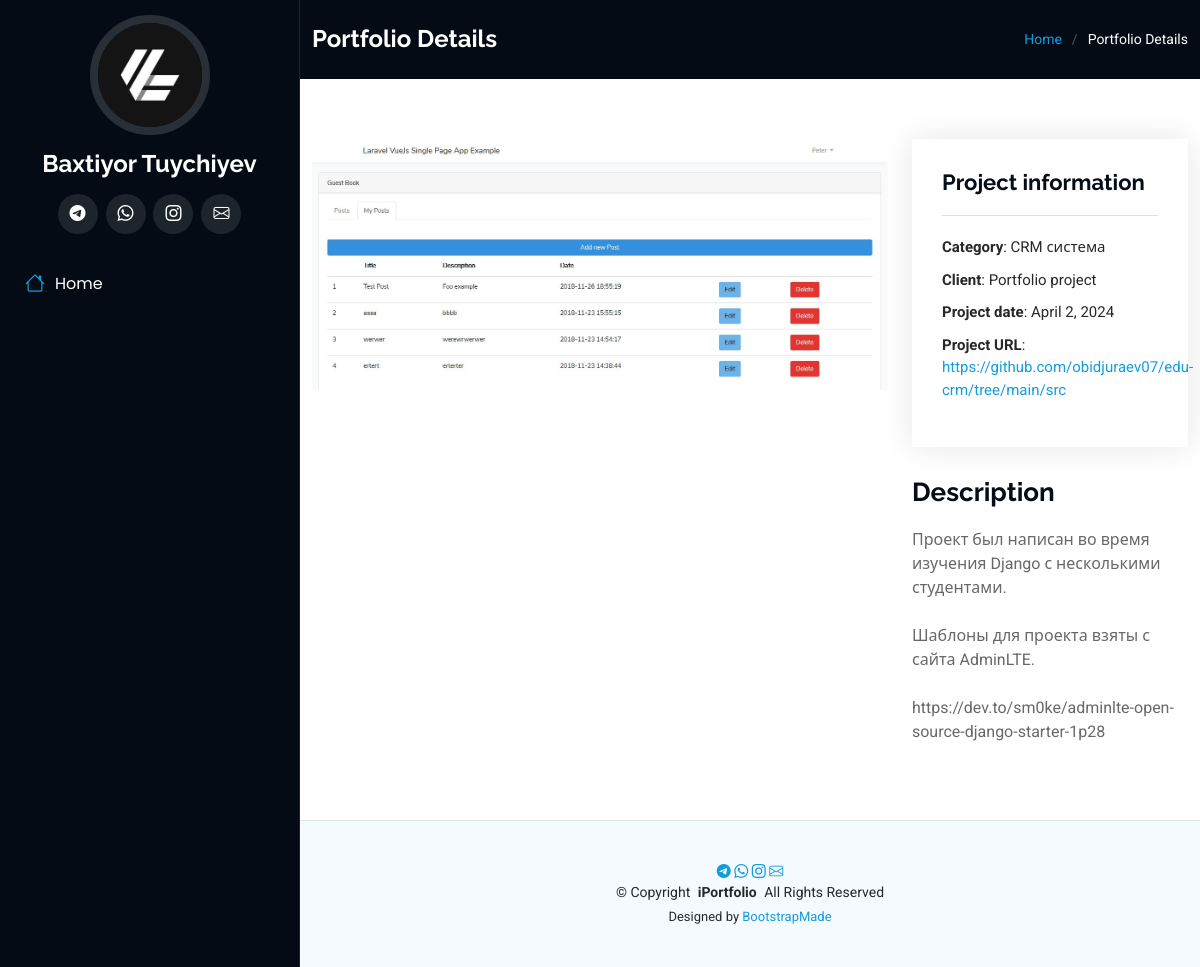
/portfolio-detail/9/, run on the app's committed database.
### main/models.py (models this page shows, shortened)
class Projects(models.Model):
    name = models.CharField(max_length=50, blank=False, null=False)
    category = models.CharField(max_length=30, blank=False, null=False)
    description = models.TextField(null=True, blank=True)
    client = models.CharField(max_length=50, default='Portfolio project')
    project_date = models.DateField(blank=True, null=True)
    project_url = models.URLField(blank=False, null=False)
    image_title = models.ImageField(upload_to='portfolio/', default='portfolio/default_project_img.png')
    image_main = models.ImageField(upload_to='portfolio/', default='portfolio/default_project_img.png')
    created_date = models.DateField(auto_now_add=True, null=True, blank=True)
    view_portfolio_numbers = models.IntegerField(null=True, blank=True)

### main/views.py (the view)
# urls.py: path('portfolio-detail/<str:pk>/', views.portfolio_detail, name='portfolio-detail')
def portfolio_detail(request, pk):
    project = get_object_or_404(Projects, id=pk)
    context = {
        'project': project
    }
    return render(request, 'main/portfolio-details.html', context)

### main/templates/main/portfolio-details.html (shortened to what this page needs)
{% extends 'main/base.html' %}
{% load static %}
{% block content %}
  <main class="main">
    <div class="page-title dark-background">
      <div class="container d-lg-flex justify-content-between align-items-center">
        <h1 class="mb-2 mb-lg-0">Portfolio Details</h1>
        <nav class="breadcrumbs">
          <ol>
            <li><a href="{% url 'index' %}">Home</a></li>
            <li class="current">Portfolio Details</li>
          </ol>
        </nav>
      </div>
    </div>
    <section id="portfolio-details" class="portfolio-details section">
      <div class="container" data-aos="fade-up" data-aos-delay="100">
        <div class="row gy-4">
          <div class="col-lg-8">
            <div class="portfolio-details-slider swiper init-swiper">
              <div class="swiper-wrapper align-items-center">
                <div class="swiper-slide">
                  <img src="{{ project.image_main.url }}" alt="">
                </div>
              </div>
            </div>
          </div>
          <div class="col-lg-4">
            <div class="portfolio-info" data-aos="fade-up" data-aos-delay="200">
              <h3>Project information</h3>
              <ul>
                <li><strong>Category</strong>: {{ project.category }}</li>
                <li><strong>Client</strong>: {{ project.client }}</li>
                <li><strong>Project date</strong>: {{ project.project_date }}</li>
                <li><strong>Project URL</strong>: <a href="{{ project.project_url }}" target="_blank">{{ project.project_url }}</a></li>
              </ul>
            </div>
            <div class="portfolio-description" data-aos="fade-up" data-aos-delay="300">
              <h2>Description</h2>
              <p> {{ project.description|linebreaksbr }}</p>
            </div>
          </div>
        </div>
      </div>
    </section>
  </main>
{% endblock content %}

### main/static/assets/css/main.css (style rules this page uses)
:root { --default-font: "Roboto", system-ui, -apple-system, "Segoe UI", Roboto, "Helvetica Neue", Arial, "Noto Sans", "Liberation Sans", sans-serif, "Apple Color Emoji", "Segoe UI Emoji", "Segoe UI Symbol", "Noto Color Emoji"; --heading-font: "Raleway", sans-serif; --nav-font: "Poppins", sans-serif; }
:root { --background-color: #ffffff; --default-color: #272829; --heading-color: #050d18; --accent-color: #149ddd; --surface-color: #ffffff; --contrast-color: #ffffff; }
:root { --nav-color: #a8a9b4; --nav-hover-color: #ffffff; --nav-mobile-background-color: #040b14; --nav-dropdown-background-color: #040b14; --nav-dropdown-color: #a8a9b4; --nav-dropdown-hover-color: #ffffff; }
.dark-background { --background-color: #040b14; --default-color: #ffffff; --heading-color: #ffffff; --surface-color: #151f2b; --contrast-color: #ffffff; }
:root { scroll-behavior: smooth; }
body { color: var(--default-color); background-color: var(--background-color); font-family: var(--default-font); }
a { color: var(--accent-color); text-decoration: none; transition: 0.3s; }
h1, h2, h3, h4, h5, h6 { color: var(--heading-color); font-family: var(--heading-font); }
@media (min-width: 1200px) { .header~main, .header~#footer { margin-left: 300px; } }
.page-title { color: var(--default-color); background-color: var(--background-color); padding: 25px 0; position: relative; }
.page-title h1 { font-size: 24px; font-weight: 700; }
.page-title .breadcrumbs ol { display: flex; flex-wrap: wrap; list-style: none; padding: 0; margin: 0; font-size: 14px; font-weight: 400; }
.page-title .breadcrumbs ol li+li { padding-left: 10px; }
.page-title .breadcrumbs ol li+li::before { content: "/"; display: inline-block; padding-right: 10px; color: color-mix(in srgb, var(--default-color), transparent 70%); }
section, .section { color: var(--default-color); background-color: var(--background-color); padding: 60px 0; overflow: clip; }
.portfolio-details .portfolio-details-slider img { width: 100%; }
.portfolio-details .portfolio-info { padding: 30px; box-shadow: 0px 0 30px rgba(0, 0, 0, 0.1); }
.portfolio-details .portfolio-info h3 { font-size: 22px; font-weight: 700; margin-bottom: 20px; padding-bottom: 20px; border-bottom: 1px solid color-mix(in srgb, var(--default-color), transparent 85%); }
.portfolio-details .portfolio-info ul { list-style: none; padding: 0; font-size: 15px; }
.portfolio-details .portfolio-info ul li+li { margin-top: 10px; }
.portfolio-details .portfolio-description { padding-top: 30px; }
.portfolio-details .portfolio-description h2 { font-size: 26px; font-weight: 700; margin-bottom: 20px; }
.portfolio-details .portfolio-description p { padding: 0; color: color-mix(in srgb, var(--default-color), transparent 30%); }

### data on the page
Projects: image_main (picture), category "CRM система", client "Portfolio project", project_date "April 2, 2024", project_url "https://github.com/obidjuraev07/edu-crm/tree/main/src", description "Проект был написан во время изучения Django с несколькими студентами. Шаблоны для проекта взяты с сайта AdminLTE. https://dev.to/sm0ke/adminlte-open-source-django-starter-1p28"
